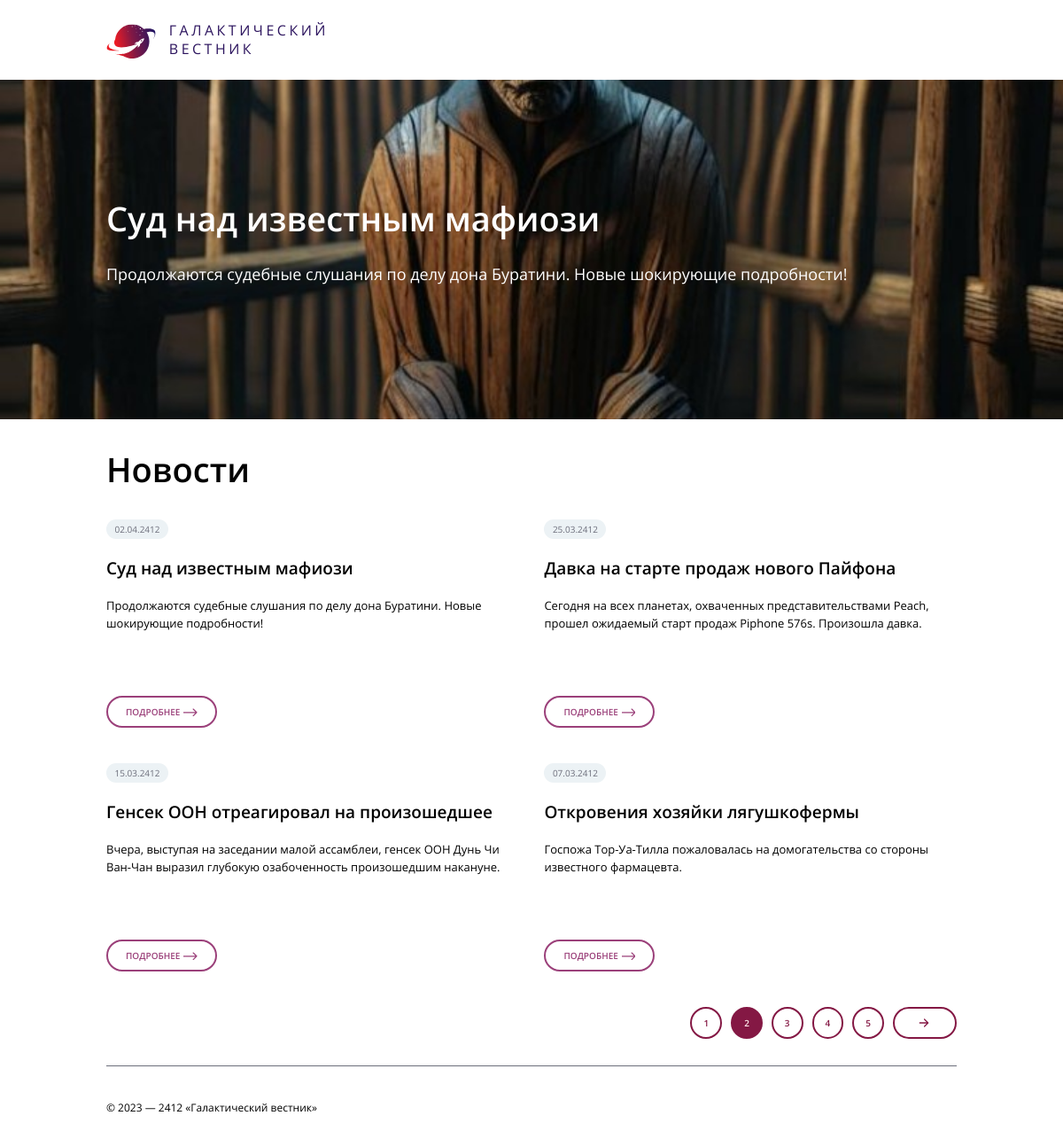
Page /?page-nr=2 on the committed database.
### tables this page shows
CREATE TABLE `news` (
  `id` int(11) unsigned NOT NULL AUTO_INCREMENT,
  `date` datetime NULL DEFAULT NULL,
  `title` varchar(250) NOT NULL DEFAULT '',
  `announce` text NULL DEFAULT NULL,
  `content` text NULL DEFAULT NULL,
  `image` varchar(250) NOT NULL DEFAULT '',
  PRIMARY KEY (`id`),
  KEY `id` (`id`),

  KEY `idx_news_date` (`date`));

### index.php (the view, shortened to what this page needs)
<!DOCTYPE html>
<html lang="ru">
<head>
    <link rel="stylesheet" href="css/reset.css">
    <link rel="stylesheet" href="css/style.css">
</head>
<?php
    if(isset($_GET['page-nr'])){
        $id = $_GET['page-nr'];
    }else{
        $id = 1;
    }
    require_once "db.php";
    $news_per_page = 4;
    $offset = ($id - 1) * $news_per_page;
    $query = "SELECT * FROM `news` ORDER BY `date` DESC LIMIT 1 OFFSET $offset";
    $result = mysqli_query($connect, $query);
    $first_news = mysqli_fetch_assoc($result);
?>
<body id = "<?=$id?>">
    <div class="wrapper">
        <header class="header">
            <div class="header-wrapper">
                <div class="header_logo">
                    <a href="index.php" class="header_logo-link">
                        <img src="./img/svgs/logo.svg" alt="ГАЛАКТИЧЕСКИЙ ВЕСТНИК" class="header_logo-pic">
                    </a>
                </div>
                ГАЛАКТИЧЕСКИЙ<br>ВЕСТНИК
            </div>
        </header>
        <main class="main">
            <section class="intro" style="background-image: url(img/<?php echo $first_news['image'];?>);">
                    <h1 class="intro_title">
                        <?php echo $first_news['title']; ?>
                    </h1>
                    <h2 class="intro_subtitle">
                        <?php echo $first_news['announce']; ?>
                    </h2>
            </section>
            <h1 class="news_h1">Новости</h1>
            <section class="content">
                <?php
                    require_once "db.php";
                    $news_per_page = 4;
                    $records = $connect->query("SELECT * FROM `news`");
                    $nr_of_rows = $records->num_rows;
                    $pages = ceil($nr_of_rows / $news_per_page);
                    $pageNow = isset($_GET['page-nr']) ? $_GET['page-nr'] : 1;
                    $start = ($pageNow - 1) * $news_per_page;
                    $news = mysqli_query($connect, "SELECT * FROM `news` ORDER BY `date` DESC LIMIT $start, $news_per_page");
                    $news = mysqli_fetch_all($news);
                    require_once "news.php";
                ?>
                <div class="pagination">
                    <?php for($counter = 1; $counter <= $pages; $counter++){ ?>
                        <a href="?page-nr=<?=$counter?>" class="page-number<?= $counter == $pageNow ? ' active' : '' ?>"><?=$counter ?></a>
                    <?php } ?>
                    <?php if($pageNow < $pages){ ?>
                        <a href="?page-nr=<?php echo $_GET['page-nr'] + 1?>" class="next-page">
                        </a>
                    <?php } ?>
                </div>
            </section>
        </main>
        <footer class="footer">
            <hr class="line">
            <div class="footer_text">
            © 2023 — 2412 «Галактический вестник»
            </div>
        </footer>
    </div>
</body>
</html>

### news.php (shortened to what this page needs)
<?php
for ($i = 0; $i < count($news); $i++): ?>
    <div class="news_item" data-news-id="<?php echo $news[$i][0]; ?>" role="button">
        <p class="date">
            <?php
                $mysqldate = $news[$i][1];
                $phpdate = strtotime($mysqldate);
                $mysqldate = date('d.m.Y', $phpdate);
                print_r($mysqldate);
            ?>
        </p>
        <h2 class="news_title">
            <?php print_r($news[$i][2]); ?>
        </h2>
        <p class="news_subtitle">
            <?php print_r($news[$i][3]); ?>
        </p>
        <p class="details_button">
            Подробнее
        </p>
    </div>
<?php endfor; ?>

### css/style.css (style rules this page uses)
html { height: 100%; box-sizing: border-box; }
*, *::before, *::after { box-sizing: inherit; }
body { height: 100%; font-family: 'Open Sans'; font-style: normal; font-size: 14px; line-height: 1.2; font-weight: normal; color: black; }
.wrapper { max-width: 100%; min-height: 100%; display: flex; flex-direction: column; }
.header-wrapper { color: #2C145E; font-family: 'Open Sans'; font-size: 16px; font-style: normal; font-weight: 400; line-height: 132%; letter-spacing: 3.5px; text-transform: uppercase; display: flex; flex-wrap: wrap; align-items: flex-end; margin-top: 24px; margin-bottom: 24px; margin-left: 120px; }
.header_logo-link { margin-right: 15px; z-index: 2; }
.header_logo-pic { width: 55.8px; height: 39.6px; flex-shrink: 0; }
main { flex-grow: 1; }
.intro { width: 100%; height: 383px; z-index: 0; background-size: cover; background-position: center; padding-top: 99px; padding-bottom: 99px; background-color: #6C6E7B; }
.intro_title { color: #FFF; font-family: 'Open Sans'; font-size: 38px; font-style: normal; font-weight: 600; line-height: 140%; margin-top: 30.33px; margin-bottom: 22px; margin-left: 120px; margin-right: 120px; }
.intro_subtitle { color: #FFF; font-family: 'Open Sans'; font-size: 18px; font-style: normal; font-weight: 400; line-height: 160%; margin-left: 120px; }
.news_h1 { font-family: 'Open Sans'; font-size: 38px; font-style: normal; font-weight: 600; line-height: 140%; margin-top: 30px; margin-bottom: 30px; margin-left: 120px; margin-right: 120px; }
.content { display: flex; flex-wrap: wrap; width: 80%; column-gap: 3%; margin-left: 120px; margin-right: 120px; height: 615px; }
.news_item { width: 48.5%; height: 235px; align-self: flex-start; line-height: 1.5; cursor: pointer; outline: none; display: flex; flex-direction: column; font-family: 'Open Sans'; font-size: 13px; font-style: normal; margin-bottom: 40px; }
.date { color: var(--grey, #6C6E7B); width: 70px; font-family: Open Sans; font-size: 10px; font-style: normal; font-weight: 400; line-height: normal; display: flex; padding: 4px 12px; justify-content: center; align-items: center; gap: 10px; border-radius: 20px; background: var(--light-grey, #ECF2F5); }
.news_title { font-size: 19px; font-weight: 600; line-height: normal; margin-top: 20px; margin-bottom: 20px; }
.news_subtitle { font-weight: 400; line-height: 160%; }
.details_button { color: var(--brand-color, #9B407A); width: 125px; font-family: 'Open Sans'; font-size: 10px; font-style: normal; font-weight: 600; line-height: normal; text-transform: uppercase; display: flex; padding: 9px 20px; justify-content: center; align-items: center; gap: 4px; border-radius: 50px; border: 2px solid #9B407A; margin-top: auto; }
.pagination { display: flex; flex-wrap: wrap; width: 100%; margin-bottom: 40px; justify-content: flex-end; height: 30px; margin-top: auto; }
.page-number { display: flex; flex-direction: column; padding: 9px 13px; justify-content: center; align-items: center; gap: 10px; border-radius: 50px; border: 2px solid var(--brand-color, #841844); color: var(--brand-color, #841844); font-family: Open Sans; font-size: 10px; font-style: normal; font-weight: 600; line-height: normal; text-transform: uppercase; margin-left: 5px; margin-right: 5px; }
.next-page { display: flex; padding: 9px 26px; justify-content: center; align-items: center; gap: 10px; border-radius: 50px; border: 2px solid var(--brand-color, #841844); margin-left: 5px; }
.paginArrow { color: var(--brand-color, #841844); width: 16px; height: 14px; }
a.active { background-color: #841844; color: rgb(255, 238, 238); }
.footer { display: flex; flex-wrap: wrap; width: 80%; margin-left: 120px; }
.footer .line { width: 100%; background: #6C6E7B; height: 1px; }
.footer_text { font-family: 'Open Sans'; font-size: 12px; font-style: normal; font-weight: 400; margin-top: 40px; margin-bottom: 40px; }

### rows in the picture
news: image (picture), title "Суд над известным мафиози", announce "Продолжаются судебные слушания по делу дона Буратини. Новые шокирующие подробности!", value "02.04.2412 Суд над известным мафиози Продолжаются судебные слушания по делу дона Буратини. Новые шокирующие подробности!"
news: value "25.03.2412 Давка на старте продаж нового Пайфона Сегодня на всех планетах, охваченных представительствами Peach, прошел ожидаемый старт продаж Piphone 576s. Произошла давка."
news: value "15.03.2412 Генсек ООН отреагировал на произошедшее Вчера, выступая на заседании малой ассамблеи, генсек ООН Дунь Чи Ван-Чан выразил глубокую озабоченность произошедшим накануне."
news: value "07.03.2412 Откровения хозяйки лягушкофермы Госпожа Тор-Уа-Тилла пожаловалась на домогательства со стороны известного фармацевта."
